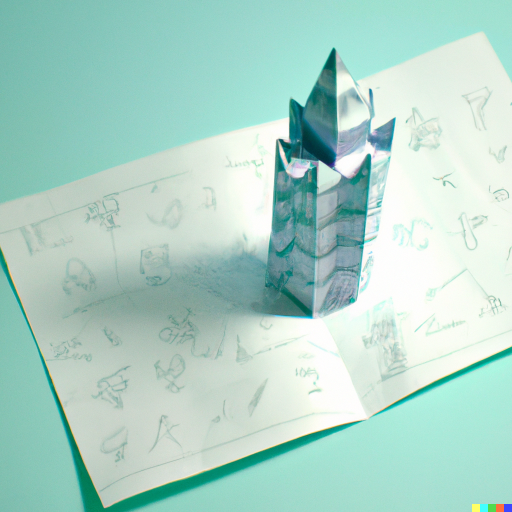
#> input picture gear.png, 1024 x 1024 px, found by its file name (shown at 1/2 size)
$ python resize_image.py   (older library calls are emulated)
#> lines starting #> are read from the running program, lines starting #| are printed output that depends on the picture
#> further down, img is the input picture: PIL image 1024x1024 RGB; mean R, G, B 174, 211.8, 200.9
from PIL import Image, ImageDraw


def create_resized_logos():
    logo_sizes = [128, 144, 152, 192, 384, 512, 72, 96]

    save_path = './public/images/logo/sizes/'

    img = Image.open('./public/images/logo/transparent/logo-icon.png')

    for size in logo_sizes:
        name_to_save = f'logo-{size}-{size}.png'
        resized_image = resize_image(img, size, size)

        save_image(resized_image, save_path, name_to_save)

def resize_image(image: Image, width: int, height: int) -> Image:
    return image.resize((width, height),Image.ANTIALIAS)

def save_image(image: Image, folder: str, name: str):
    image_width, image_height = image.size
    print(image_width, image_height , sep='x')
    background = Image.new('RGB', (image_width, image_height), (85, 85, 85))
    bg_w, bg_h = background.size

    offset = ((bg_w - image_width) // 2, (bg_h - image_height) // 2)

    background.paste(image, offset)
    background.save(f"{folder}{name}")
    print(f"Saved image {name} into {folder}")


def crop_image(image: Image, desirable_height: int, desirable_width: int):
#> called with desirable_height = 682, desirable_width = 1072
    width, height = image.size
#> width = 1024; height = 1024
    '''
    Daria pra ir aumentando a imagem até ela chegar ao tamanho necessário
    para o crop acontecer corretamente. A questão é o quanto que se aumenta a imagem
    de forma que evite problemas de scale (perca de qualidade ou de aspecto)

    '''
    while desirable_width > width:
        desirable_width -= 10
#> after the loop, desirable_width = 1022
    while desirable_height > height:
        desirable_height -= 10
#> after the loop, desirable_height = 682

    half_height = height/2
#> half_height = 512
    half_width = width/2
#> half_width = 512


    left_top_start_point = half_height - desirable_height/2
#> left_top_start_point = 171
    right_bottom_end_point = half_height + desirable_height/2
#> right_bottom_end_point = 853

    left_bottom_start_point = half_width - desirable_width/2
#> left_bottom_start_point = 1
    right_top_end_point = half_width + desirable_width/2
#> right_top_end_point = 1023

    image_area = (
        left_bottom_start_point,
        left_top_start_point,
        right_top_end_point,
        right_bottom_end_point
    )
#> image_area = (1, 171, 1023, 853)

    final_image = image.crop(image_area)
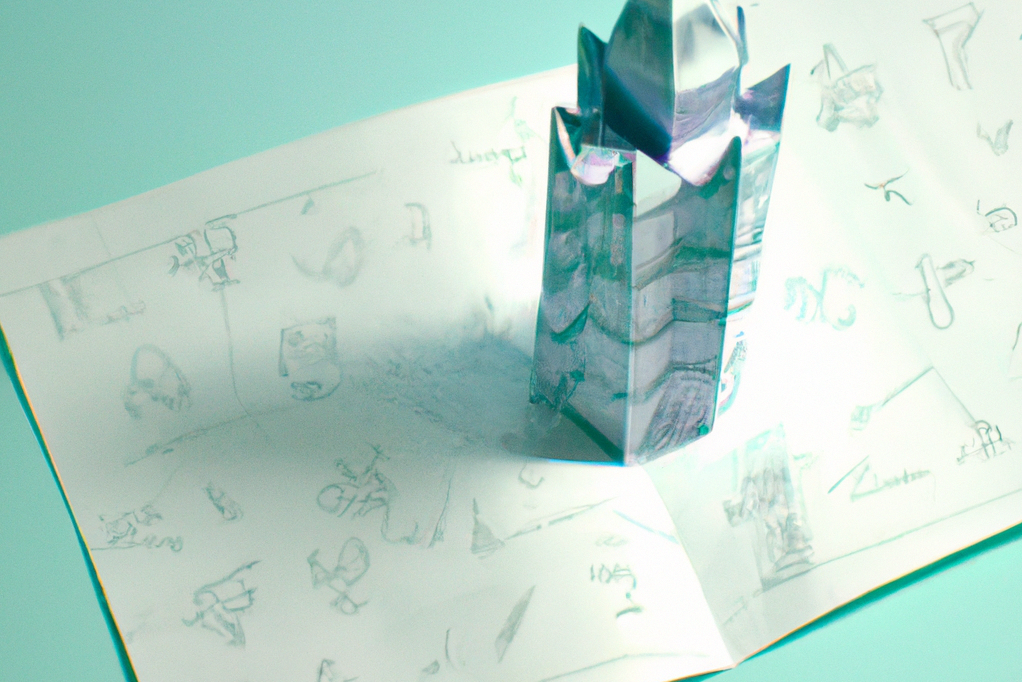
#> final_image: PIL image 1022x682 RGB; mean R, G, B 183.4, 211.8, 202.5
    final_image.show()

    return final_image


img = Image.open('./gear.png')

save_image(crop_image(img, 682, 1072), "./", "resized.png")
#> in save_image, `image_width, image_height = image.size`: image_width = 1022; image_height = 682
#| 1022x682
#> in save_image, `background = Image.new('RGB', (image_width, image_height), (85, 85, 85))`: background: PIL image 1022x682 RGB; every value is 85
#> in save_image, `offset = ((bg_w - image_width) // 2, (bg_h - image_height) // 2)`: offset = (0, 0)
# create_resized_logos()
